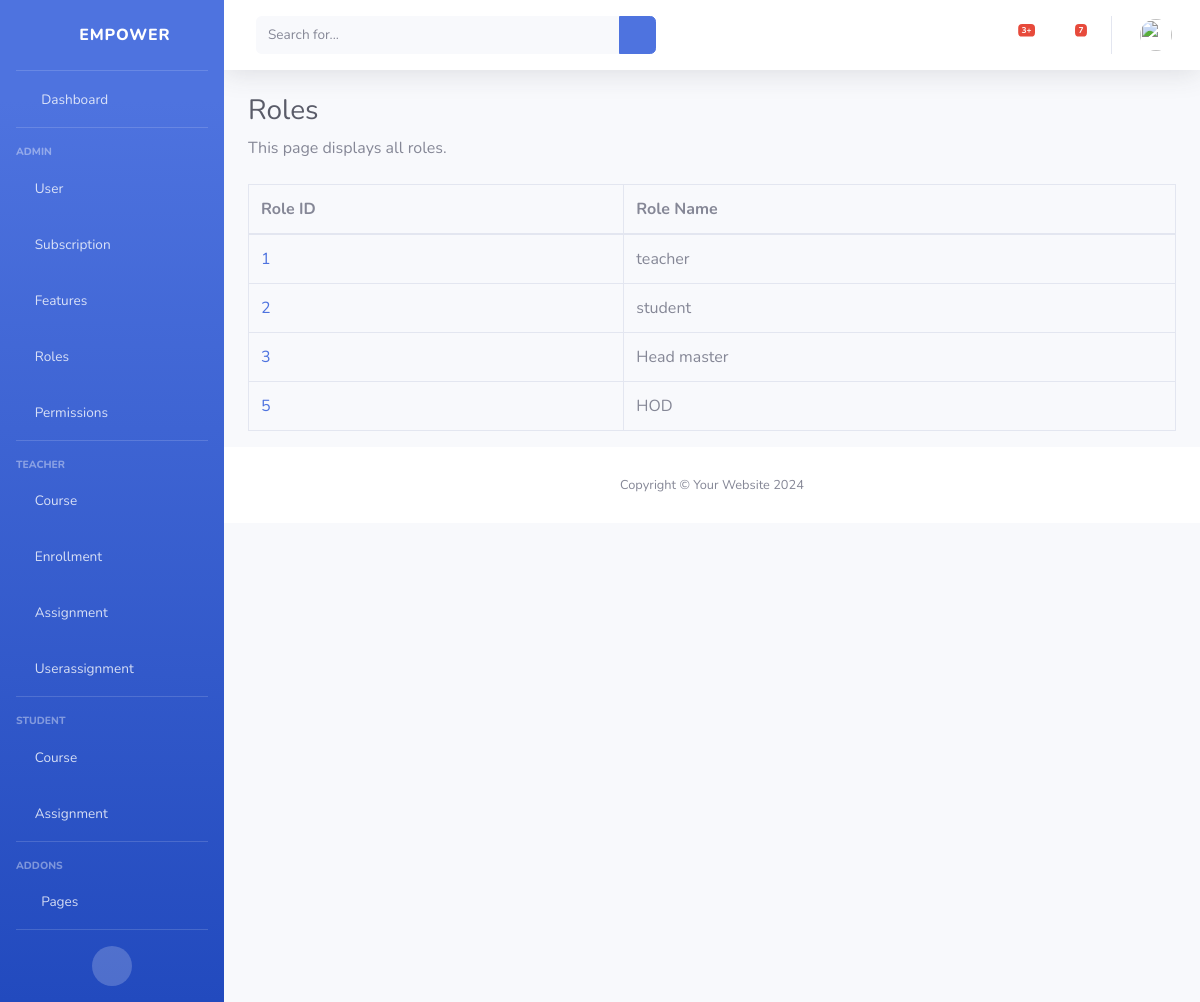
The page /roles/ on the database as committed earlier.
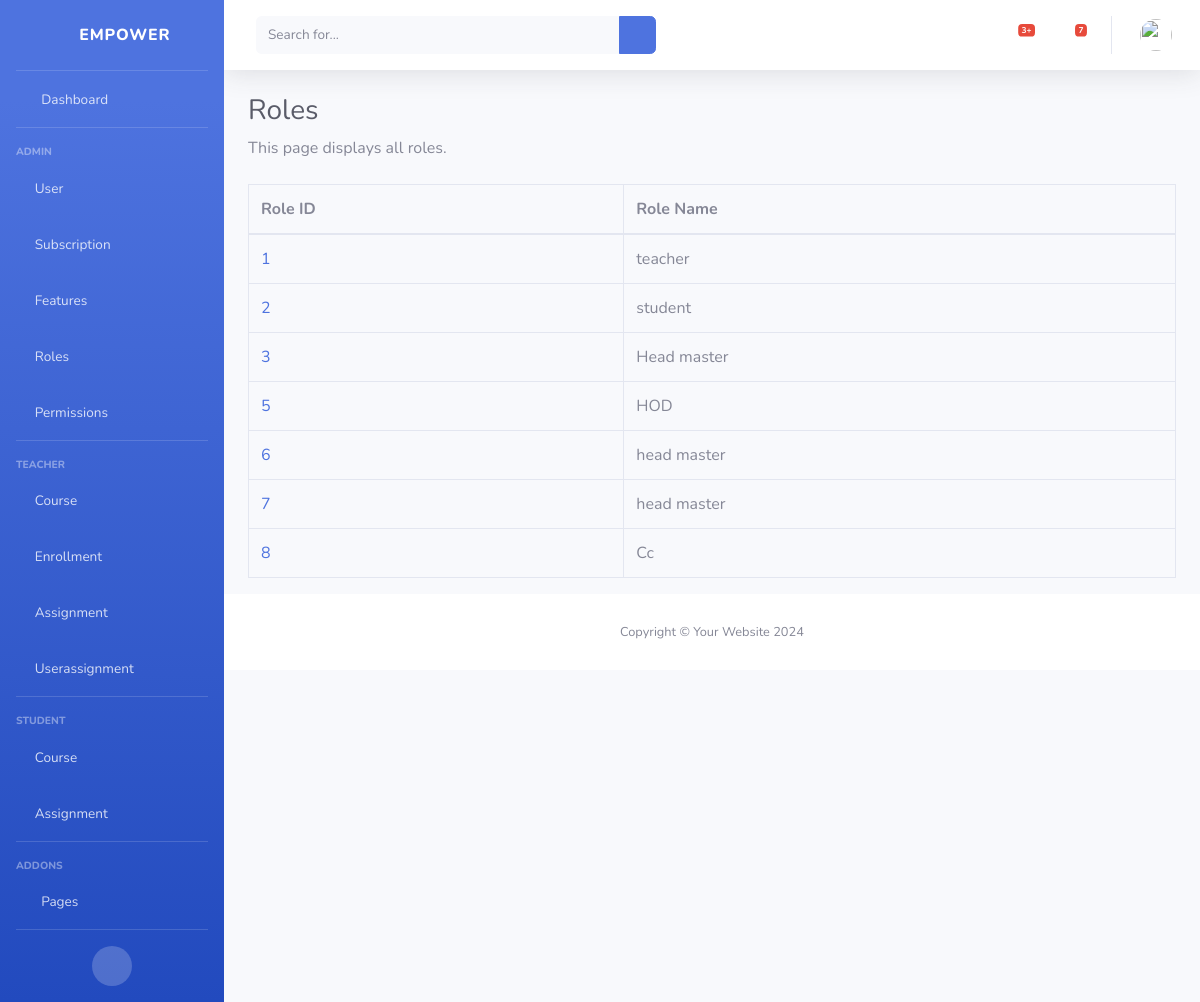
The same page on the database as committed later.
### classRoom/models.py (models this page shows)
class Role(models.Model):
    id = models.AutoField(primary_key=True)
    role_name = models.CharField(max_length=255)

### classRoom/views.py (the view)
# urls.py: path('roles/', view_roles, name='view_roles'),
def view_roles(request):
    roles = Role.objects.all()
    return render(request, 'roles/view_roles.html', {'roles': roles})

### classRoom/templates/roles/view_roles.html
{% extends 'base.html' %}
{% block content %}
    <h1 class="h3 mb-2 text-gray-800">Roles</h1>
    <p class="mb-4">This page displays all roles.</p>
    <table class="table table-bordered" id="dataTable" width="100%" cellspacing="0">
        <thead>
            <tr>
                <th>Role ID</th>
                <th>Role Name</th>
            </tr>
        </thead>
        <tbody>
            {% for role in roles %}
                <tr>
                    <td><a href="{% url 'view_role' role.id %}">{{ role.id }}</a></td>
                    <td>{{ role.role_name }}</td>
                </tr>
            {% endfor %}
        </tbody>
    </table>
{% endblock %}

Rows that differ between the two databases and show on the page:
added Role: id "6", role_name "head master"
added Role: id "7", role_name "head master"
added Role: id "8", role_name "Cc"
